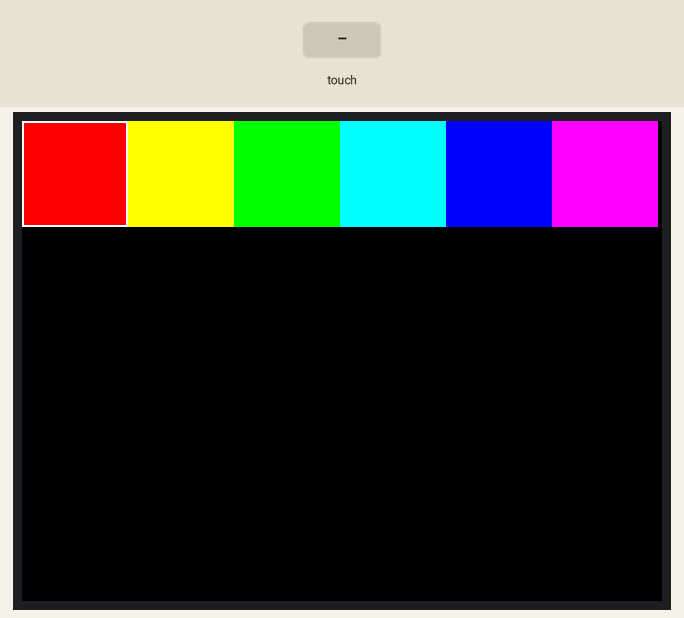
Simulated run of this sketch. Board: Arduino Uno, built with avr-gcc and run on an emulated ATmega328P. On the bench: 320×240 colour display. The inputs (shaded band) are chosen by the test bench.

Above: at 1.4 s.
1.5 s: touch panel pressed at 38 % / 10 % of its raw x / y range
3.0 s: touch panel pressed at 13 % / 10 % of its raw x / y range
At 3.9 s:
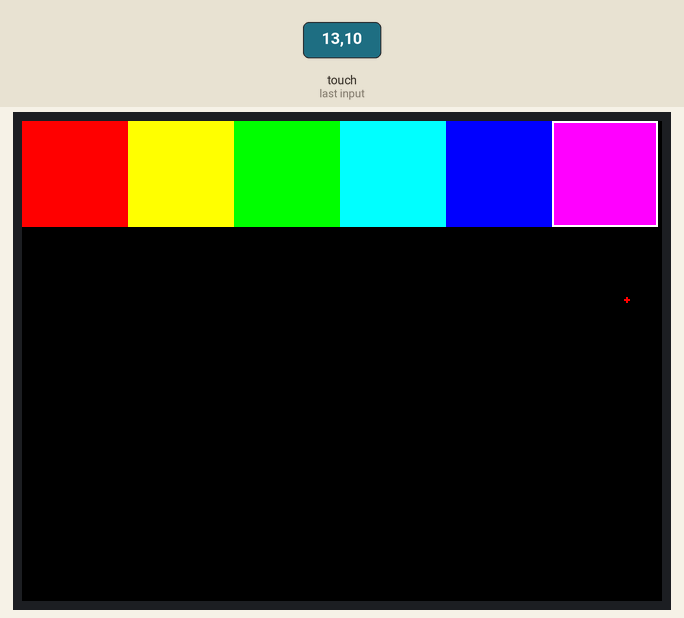
4.5 s: touch panel pressed at 62 % / 10 % of its raw x / y range
Timing chart, 0 to 7.5 s (numbered marks = the images above; inputs shaded):
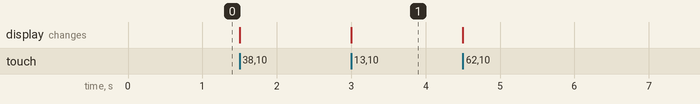

The sketch:

CH_44_04.ino
```cpp
#include <MCUFRIEND_kbv.h>
#include <TouchScreen.h>

#define MINPRESSURE     200 // 터치패널을 눌렀을 때 최소 입력
#define MAXPRESSURE     1000  // 터치패널을 눌렀을 때 최대 입력

MCUFRIEND_kbv myTFT;

const int XP = 6, XM = A2, YP = A1, YM = 7; // 터치패널 사용 핀
const int TS_LEFT = 907, TS_RIGHT = 136;  // 터치패널 입력 범위
const int  TS_TOP = 942, TS_BOTTOM = 139;

uint16_t colors[] = {
  TFT_RED, TFT_YELLOW, TFT_GREEN,
  TFT_CYAN, TFT_BLUE, TFT_MAGENTA
};
byte previousColor, currentColor;   // 색상 인덱스

TouchScreen ts = TouchScreen(XP, YP, XM, YM, 300);
TSPoint tp;         // 터치 정보

int16_t BOXSIZE;      // 색상 선택 영역의 크기
int16_t PENRADIUS = 1;

void setup() {
  uint16_t ID = myTFT.readID();
  myTFT.begin(ID);
  myTFT.setRotation(1);     // landscape(가로) 모드

  BOXSIZE = myTFT.width() / 6;
  myTFT.fillScreen(TFT_BLACK);  // 화면 지우기

  for (byte i = 0; i < 6; i++) {    // 색상 선택 상자 그리기
    myTFT.fillRect(BOXSIZE * i, 0, BOXSIZE, BOXSIZE, colors[i]);
  }

  currentColor = 0;
  // 선택된 색상에 흰색 테두리 표시 (x, y, width, height, color)
  myTFT.drawRect(
    BOXSIZE * currentColor, 0, BOXSIZE, BOXSIZE, TFT_WHITE);
}

void loop() {
  uint16_t xpos, ypos;      // 화면 좌표
  tp = ts.getPoint();     // 터치 정보 얻기

  // 터치 입력 후 TFT-LCD와 함께 사용하는 핀을 출력으로 되돌림
  pinMode(XM, OUTPUT);
  pinMode(YP, OUTPUT);

  if (tp.z > MINPRESSURE && tp.z < MAXPRESSURE) {
    // setRotation(0) : portrait(세로) 모드
    // xpos = map(tp.x, TS_LEFT, TS_RIGHT, 0, myTFT.width());
    // ypos = map(tp.y, TS_TOP, TS_BOTTOM, 0, myTFT.height());

    // setRotation(1) : landscape(가로) 모드
    xpos = map(tp.y, TS_TOP, TS_BOTTOM, 0, myTFT.width());
    ypos = map(tp.x, TS_RIGHT, TS_LEFT, 0, myTFT.height());

    if (ypos < BOXSIZE) {     // 색상 선택 영역을 터치한 경우
      previousColor = currentColor;

      currentColor = xpos / BOXSIZE;
      if (previousColor != currentColor) {  // 색상 선택 박스 다시 그리기
        myTFT.drawRect(     // 현재 선택 박스 그리기
          currentColor * BOXSIZE, 0, BOXSIZE, BOXSIZE, TFT_WHITE);
        myTFT.fillRect(previousColor * BOXSIZE,  // 이전 선택 박스 지우기
                       0, BOXSIZE, BOXSIZE, colors[previousColor]);
      }
    }

    // 그리기 영역을 터치한 경우
    if ( (ypos - PENRADIUS) > BOXSIZE
         && (ypos + PENRADIUS) < myTFT.height() ) {
      myTFT.fillCircle(xpos, ypos, PENRADIUS, colors[currentColor]);
    }

    // 화면 지우기 영역을 터치한 경우
    if (ypos > myTFT.height() - 10) {
      myTFT.fillRect(0, BOXSIZE,  // 화면 지우기
                     myTFT.width(), myTFT.height() - BOXSIZE, TFT_BLACK);
    }
  }
}
```

Measured:
- after the input at 3.0 s, the display: changes at once (image 1)
